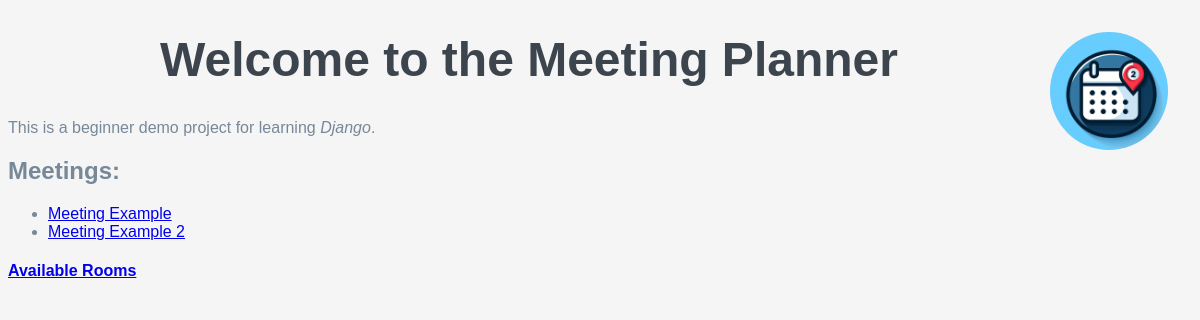
/, run on an earlier commit of the app's database.
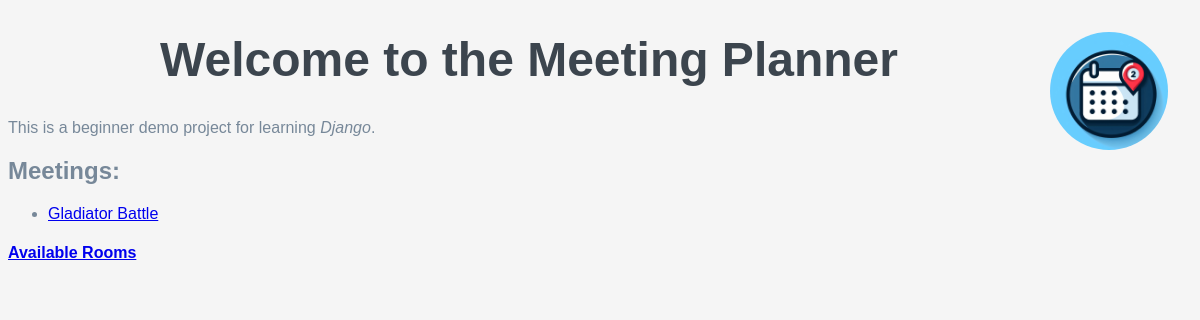
And on a later commit of the database.
### meetings/models.py (models this page shows, shortened)
class Meeting(models.Model):
    title = models.CharField(max_length=200)
    date = models.DateField()
    start_time = models.TimeField(default=time(9))
    duration = models.IntegerField(default=1)
    room = models.ForeignKey(Room, on_delete=models.CASCADE)

### website/views.py (the view)
# urls.py: path('', welcome, name="home"),
def welcome(request):
    return render(request, "website/welcome.html",
                  {"meetings": Meeting.objects.all()})

### website/templates/website/welcome.html (shortened to what this page needs)
{% extends "base.html" %}
{% block content %}
        <h1>Welcome to the Meeting Planner</h1>
        <p>
            This is a beginner demo project for learning <em>Django</em>.
        </p>
        <h2>Meetings:</h2>
        <ul>
            {% for meeting in meetings %}
                <li>
                    <a href="{% url 'detail' meeting.id %}">
                        {{meeting.title}}
                    </a>
                </li>
            {% endfor %}
        </ul>
        <h4><a href="{% url 'rooms' %}">Available Rooms</a></h4>
{% endblock %}

What changed in the data, as far as the page shows it:
removed Meeting: title "Meeting Example 2"
changed Meeting: title "Meeting Example" → "Gladiator Battle"
